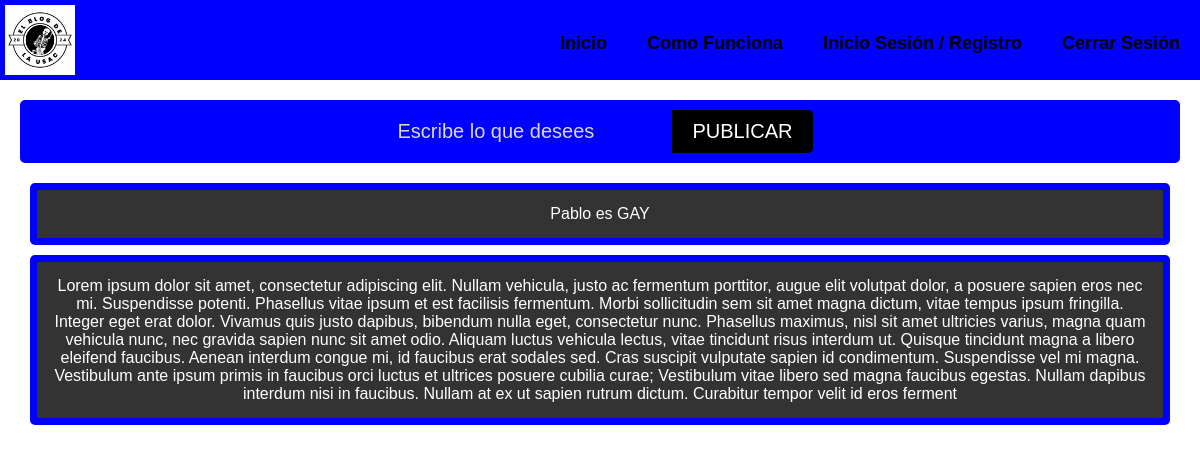
/ (signed in), run on the app's committed database.
### tables this page shows
CREATE TABLE `publicaciones` (
  `id` int(11) NOT NULL,
  `usuario` varchar(50) NOT NULL,
  `comentario` text NOT NULL,
  `fecha` timestamp NOT NULL DEFAULT current_timestamp()
);

### index.php (the view, shortened to what this page needs)
<?php
$conexion = mysqli_connect("localhost", "root", "", "blog_registro_db");
$resultado = mysqli_query($conexion, "SELECT * FROM publicaciones ORDER BY id DESC");
?>
<!DOCTYPE html>
<html lang="en">
<head>
    <link rel="stylesheet" href="menu.css">
    <link rel="stylesheet" href="publicaciones.css">
</head>
<body>
    <header>
        <div class="content">
            <div class="menu container-menu">
                <a href="index.php" class="logo"><img src="img/logoblog.png" style="width: 70px; height: 70px;" alt=""></a>
                <nav class="navbar">
                    <ul>
                        <li><a href="index.php">Inicio</a></li>
                        <li><a href="ComoFunciona.php">Como Funciona</a></li>
                        <li><a href="Registro.php">Inicio Sesión / Registro</a></li>
                        <li><a href="php/cerrar_sesion.php">Cerrar Sesión</a></li>
                    </ul>
                </nav>
            </div>
        </div>
    </header>
    <div class="container-public">
    <div class="input-section">
        <form method="POST" action="">
            <input type="text" name="comentario" placeholder="Escribe lo que desees" required>
            <button type="submit">PUBLICAR</button>
        </form>
    </div>
    <?php while ($fila = mysqli_fetch_assoc($resultado)): ?>
        <div class="post">
            <p><?php echo htmlspecialchars($fila['comentario']); ?></p>
        </div>
    <?php endwhile; ?>
</div>
</body>
</html>

### menu.css (style rules this page uses)
* { padding: 0; margin: 0; box-sizing: border-box; text-decoration: none; list-style: none; }
body { font-family: Arial, Helvetica, sans-serif; background: white; }
.content { min-height: 80px; background: blue; }
.menu { position: absolute; top: 5px; left: 5px; right: 0; display: flex; align-items: center; justify-content: space-between; }
.logo { font-size: 25px; color: #000000; text-transform: uppercase; font-weight: bold; display: inline-block; }
.menu .navbar ul li { position: relative; float: left; }
.menu .navbar ul li a { font-size: 18px; padding: 20px; color: #000000; display: block; font-weight: bold; }

### publicaciones.css (style rules this page uses)
.input-section { display: flex; align-items: center; justify-content: center; margin: 20px 20px; background-color: blue; padding: 10px; border-radius: 5px; }
.input-section form { display: flex; flex-wrap: nowrap; align-items: center; }
.input-section input[type="text"] { padding: 10px; font-size: 16px; border: none; border-radius: 5px 0 0 5px; width: 70%; background-color: #0056b3; color: white; }
.input-section input[type="text"]::placeholder { color: #d9d9d9; }
.input-section button { padding: 10px 20px; background-color: black; color: white; font-size: 16px; border: none; border-radius: 0 5px 5px 0; cursor: pointer; text-transform: uppercase; }
.post { background-color: #333; color: white; padding: 15px; margin: 10px auto; border: 7px solid blue; border-radius: 5px; width: 95%; max-width: 95%; word-wrap: break-word; overflow-wrap: break-word; max-height: 200px; overflow-y: auto; text-align: center; }
@media (min-width: 768px) { .input-section input[type="text"] { font-size: 20px; width: 100%; background-color: blue; } }
@media (min-width: 768px) { .input-section button { font-size: 20px; } }

### data on the page
publicaciones: comentario "Pablo es GAY"
publicaciones: comentario "Lorem ipsum dolor sit amet, consectetur adipiscing elit. Nullam vehicula, justo ac fermentum porttitor, augue elit volutpat dolor, a posuere sapien eros nec mi. Suspendisse potenti. Phasellus vitae ipsum et est facilisis fermentum. Morbi sollicitudin sem sit amet magna dictum, vitae tempus ipsum fringilla. Integer eget erat dolor. Vivamus quis justo dapibus, bibendum nulla eget, consectetur nunc. Phasellus maximus, nisl sit amet ultricies varius, magna quam vehicula nunc, nec gravida sapien nunc sit amet odio. Aliquam luctus vehicula lectus, vitae tincidunt risus interdum ut. Quisque tincidunt magna a libero eleifend faucibus. Aenean interdum congue mi, id faucibus erat sodales sed. Cras…"
